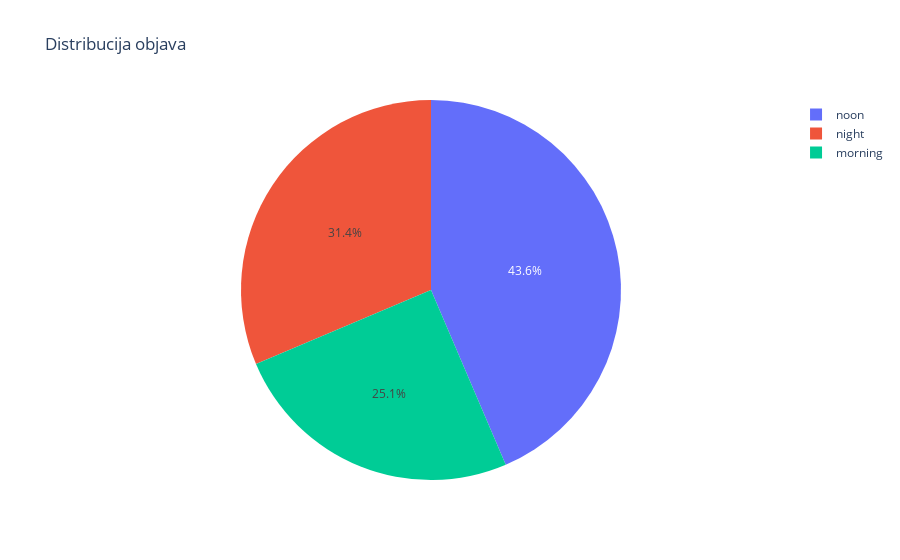

This figure's notebook cell:
### Code cell
px.pie(data_frame=tot,names= tot.index, values=tot.values,title="Distribucija objava")

### Figure 1 — Plotly figure (JSON) as saved in the notebook; plotly's stock layout.template omitted (floating-point values rounded to 4 significant figures)
{"data": [{"domain": {"x": [0, 1], "y": [0, 1]}, "hovertemplate": "Time of Tweet=%{label}<br>value=%{value}<extra></extra>", "labels": ["noon", "night", "morning"], "legendgroup": "", "name": "", "showlegend": true, "type": "pie", "values": [325, 234, 187]}], "layout": {"legend": {"tracegroupgap": 0}, "title": {"text": "Distribucija objava"}}}
